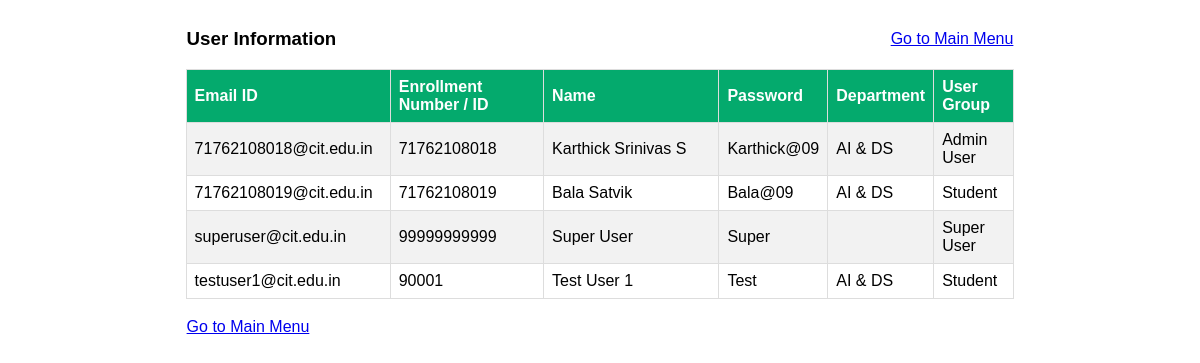
/view_userlist (signed in), run on the app's committed database.
### tables this page shows
CREATE TABLE Credentials (
    emailid TEXT PRIMARY KEY,
    Id_no INTEGER NOT NULL,
    Name TEXT NOT NULL,
    Passwd TEXT NOT NULL,
    Dept integer NOT NULL,
    usergrp TEXT NO NULL
);

### app.py (the view)
@app.route("/view_userlist")
def view_userlist():
    con = sqlite3.connect("IR40.db")
    con.row_factory = sqlite3.Row
    cur = con.cursor()
    sql_query = "select * from Credentials"
    cur.execute(sql_query)
    rows = cur.fetchall()
    return render_template("view_userlist.html", rows=rows, Name= session['Name'])

### templates/view_userlist.html (shortened to what this page needs)
<!DOCTYPE html>
<html>
<head>
</head>
<table class="center">
    <tr>
        <td><h3>User Information</h3>     </td>
        <td style="text-align:right" colspan=2><a href="/menu">Go to Main Menu</a>  </td>
    </tr>
</table>
<table id="customers" class="center">
    <tr>
        <th style="width:25%">Email ID</th>
        <th style="width:20%">Enrollment Number / ID </th>
        <th style="width:25%">Name</th>
        <th style="width:10%">Password</th>
        <th style="width:10%">Department</th>
        <th style="width:10%">User Group</th>
    </tr>
    {% for row in rows %}
        <tr>
            <td>{{row[0]}}</td>
            <td>{{row[1]}}</td>
            <td>{{row[2]}}</td>
            <td>{{row[3]}}</td>
            {% if row[4] ==1 %}
                <td>AI & DS</td>
            {% elif row[4]==2 %}
                <td>CS</td>
            {% elif row[4]==3 %}
                <td>EEE</td>
            {% elif row[4]==99 %}
                <td>&nbsp;</td>
            {% endif %}
            {% if row[5] =='F' %}
                <td>Faculty</td>
            {% elif row[5]=='A' %}
                <td>Admin User</td>
            {% elif row[5]=='S' %}
                <td>Student</td>
            {% elif row[5]=='Z' %}
                <td>Super User</td>
            {% else %}
                <td>Not Defined </td>
            {% endif %}
        </tr>
    {% endfor %}
</table>
<br>
<table class="center">
    <tr>
        <td style="text-align:left"><a href="/menu">Go to Main Menu</a>  </td>
    </tr>
</table>
</body>
</html>

### templates/view_userlist.html (style rules this page uses)
#customers { font-family: Arial, Helvetica, sans-serif; border-collapse: collapse; width: 70%; }
#customers td, #customers th { border: 1px solid #ddd; padding: 8px; }
#customers tr:nth-child(even) { background-color: #f2f2f2; }
#customers th { padding-top: 8px; padding-bottom: 8px; text-align: left; background-color: #04AA6D; color: white; }
table { font-family: Arial, Helvetica, sans-serif; border-collapse: collapse; width: 70%; }
table.center { margin-left: auto; margin-right: auto; }

### data on the page
Credentials: emailid "71762108018@cit.edu.in", Id_no "71762108018", Name "Karthick Srinivas S", Passwd "Karthick@09", Dept "AI & DS", usergrp "Admin User"
Credentials: emailid "71762108019@cit.edu.in", Id_no "71762108019", Name "Bala Satvik", Passwd "Bala@09", Dept "AI & DS", usergrp "Student"
Credentials: emailid "superuser@cit.edu.in", Id_no "99999999999", Name "Super User", Passwd "Super", Dept 99 (drawn), usergrp "Super User"
Credentials: emailid "testuser1@cit.edu.in", Id_no "90001", Name "Test User 1", Passwd "Test", Dept "AI & DS", usergrp "Student"
